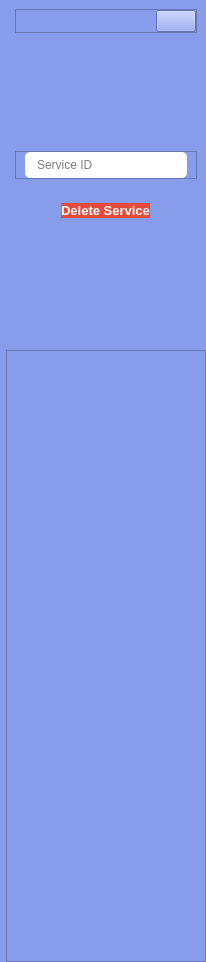
     <widget class="QCustomSlideMenu" name="deleteServicesMenu" native="true">
      <property name="minimumSize">
       <size>
        <width>0</width>
        <height>658</height>
       </size>
      </property>
      <property name="maximumSize">
       <size>
        <width>0</width>
        <height>16777215</height>
       </size>
      </property>
      <property name="styleSheet">
       <string notr="true">background-color: #879CEB;</string>
      </property>
      <layout class="QVBoxLayout" name="verticalLayout_79">
       <property name="spacing">
        <number>0</number>
       </property>
       <property name="leftMargin">
        <number>6</number>
       </property>
       <property name="topMargin">
        <number>0</number>
       </property>
       <property name="rightMargin">
        <number>0</number>
       </property>
       <property name="bottomMargin">
        <number>0</number>
       </property>
       <item>
        <widget class="QWidget" name="widget_35" native="true">
         <property name="minimumSize">
          <size>
           <width>200</width>
           <height>350</height>
          </size>
         </property>
         <property name="styleSheet">
          <string notr="true">background-color: #879CEB;</string>
         </property>
         <layout class="QVBoxLayout" name="verticalLayout_80">
          <property name="spacing">
           <number>24</number>
          </property>
          <property name="bottomMargin">
           <number>0</number>
          </property>
          <item>
           <widget class="QFrame" name="frame_62">
            <property name="sizePolicy">
             <sizepolicy hsizetype="Preferred" vsizetype="Fixed">
              <horstretch>0</horstretch>
              <verstretch>0</verstretch>
             </sizepolicy>
            </property>
            <property name="styleSheet">
             <string notr="true">background-color: #879CEB;</string>
            </property>
            <property name="frameShape">
             <enum>QFrame::StyledPanel</enum>
            </property>
            <property name="frameShadow">
             <enum>QFrame::Raised</enum>
            </property>
            <layout class="QHBoxLayout" name="horizontalLayout_63">
             <property name="spacing">
              <number>0</number>
             </property>
             <property name="leftMargin">
              <number>0</number>
             </property>
             <property name="topMargin">
              <number>0</number>
             </property>
             <property name="rightMargin">
              <number>0</number>
             </property>
             <property name="bottomMargin">
              <number>0</number>
             </property>
             <item alignment="Qt::AlignRight">
              <widget class="QPushButton" name="closeDeleteService">
               <property name="text">
                <string/>
               </property>
               <property name="icon">
                <iconset>
                 <normaloff>../SSIS v@/Resource/closeIcon.png</normaloff>../SSIS v@/Resource/closeIcon.png</iconset>
               </property>
               <property name="iconSize">
                <size>
                 <width>24</width>
                 <height>24</height>
                </size>
               </property>
              </widget>
             </item>
            </layout>
           </widget>
          </item>
          <item alignment="Qt::AlignHCenter">
           <widget class="QLabel" name="label_25">
            <property name="minimumSize">
             <size>
              <width>70</width>
              <height>70</height>
             </size>
            </property>
            <property name="maximumSize">
             <size>
              <width>70</width>
              <height>70</height>
             </size>
            </property>
            <property name="text">
             <string/>
            </property>
            <property name="pixmap">
             <pixmap>resource/truck.svg</pixmap>
            </property>
            <property name="scaledContents">
             <bool>true</bool>
            </property>
           </widget>
          </item>
          <item>
           <widget class="QFrame" name="frame_63">
            <property name="frameShape">
             <enum>QFrame::StyledPanel</enum>
            </property>
            <property name="frameShadow">
             <enum>QFrame::Raised</enum>
            </property>
            <layout class="QVBoxLayout" name="verticalLayout_81">
             <property name="spacing">
              <number>0</number>
             </property>
             <property name="topMargin">
              <number>0</number>
             </property>
             <property name="bottomMargin">
              <number>0</number>
             </property>
             <item>
              <widget class="QLineEdit" name="deleteServiceName">
               <property name="font">
                <font>
                 <kerning>false</kerning>
                </font>
               </property>
               <property name="mouseTracking">
                <bool>true</bool>
               </property>
               <property name="styleSheet">
                <string notr="true">QLineEdit {
	background-color: #FFFFFF;
	padding: 5px 10px;
	border-radius: 5px;
}</string>
               </property>
               <property name="text">
                <string/>
               </property>
               <property name="frame">
                <bool>true</bool>
               </property>
               <property name="placeholderText">
                <string>Service ID</string>
               </property>
              </widget>
             </item>
            </layout>
           </widget>
          </item>
          <item alignment="Qt::AlignHCenter">
           <widget class="QPushButton" name="deleteServiceBtn">
            <property name="font">
             <font>
              <pointsize>10</pointsize>
              <bold>true</bold>
              <strikeout>false</strikeout>
             </font>
            </property>
            <property name="cursor">
             <cursorShape>PointingHandCursor</cursorShape>
            </property>
            <property name="styleSheet">
             <string notr="true">	background-color: #e64a3b;
	border-radius: 10px;
	color: #FFFFFF;</string>
            </property>
            <property name="text">
             <string>Delete Service</string>
            </property>
           </widget>
          </item>
          <item>
           <spacer name="verticalSpacer_25">
            <property name="orientation">
             <enum>Qt::Vertical</enum>
            </property>
            <property name="sizeHint" stdset="0">
             <size>
              <width>20</width>
              <height>40</height>
             </size>
            </property>
           </spacer>
          </item>
         </layout>
        </widget>
       </item>
       <item>
        <widget class="QFrame" name="frame_64">
         <property name="styleSheet">
          <string notr="true">background-color: #879CEB;</string>
         </property>
         <property name="frameShape">
          <enum>QFrame::StyledPanel</enum>
         </property>
         <property name="frameShadow">
          <enum>QFrame::Raised</enum>
         </property>
         <layout class="QVBoxLayout" name="verticalLayout_82">
          <property name="spacing">
           <number>0</number>
          </property>
          <property name="leftMargin">
           <number>0</number>
          </property>
          <property name="topMargin">
           <number>0</number>
          </property>
          <property name="rightMargin">
           <number>0</number>
          </property>
          <property name="bottomMargin">
           <number>0</number>
          </property>
          <item>
           <spacer name="verticalSpacer_26">
            <property name="orientation">
             <enum>Qt::Vertical</enum>
            </property>
            <property name="sizeHint" stdset="0">
             <size>
              <width>20</width>
              <height>305</height>
             </size>
            </property>
           </spacer>
          </item>
          <item>
           <spacer name="verticalSpacer_27">
            <property name="orientation">
             <enum>Qt::Vertical</enum>
            </property>
            <property name="sizeHint" stdset="0">
             <size>
              <width>20</width>
              <height>305</height>
             </size>
            </property>
           </spacer>
          </item>
         </layout>
        </widget>
       </item>
      </layout>
     </widget>
